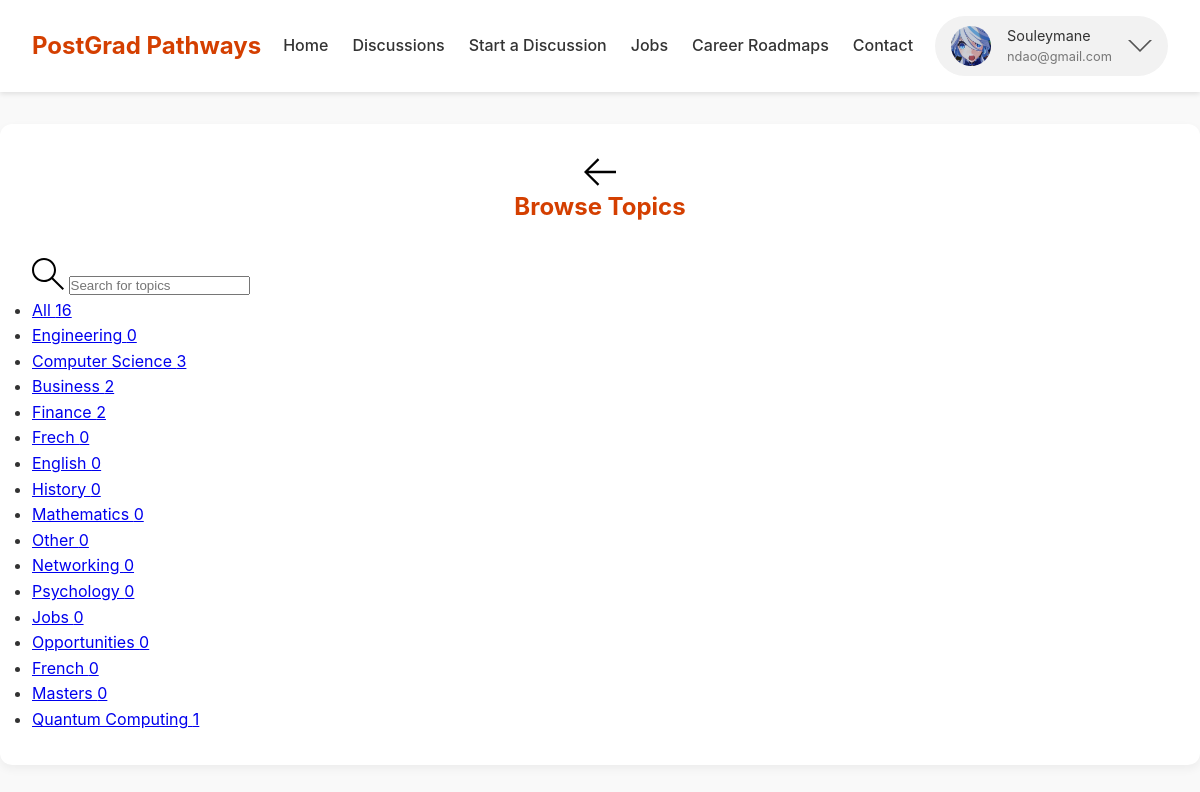
/topics/ (signed in), run on the app's committed database.
### base/models.py (models this page shows, shortened)
class User(AbstractUser):
    name = models.CharField(max_length=200, null=True)
    email = models.EmailField(unique=True, null=True)
    bio = models.TextField(null=True)
    avatar = models.ImageField(null=True, default="avatar.svg")
    USERNAME_FIELD = 'email'
    REQUIRED_FIELDS = []
    objects = CustomUserManager()  # 👈 Add this line

class Topic(models.Model):
    name = models.CharField(max_length=200)

### base/views.py (the view)
# urls.py: path('topics/', views.topicsPage, name="topics"),
def topicsPage(request):
    q = request.GET.get('q') if request.GET.get('q') != None else ''
    topics = Topic.objects.filter(name__icontains=q)
    return render(request, 'base/topics.html', {'topics': topics})

### base/templates/base/topics.html (shortened to what this page needs)
{% extends 'base/main.html' %}
{% block content %}
<main class="create-room layout">
  <div class="container">
    <div class="layout__box">
      <div class="layout__boxHeader">
        <div class="layout__boxTitle">
          <a href="{% url 'home' %}">
            <svg version="1.1" xmlns="http://www.w3.org/2000/svg" width="32" height="32" viewBox="0 0 32 32">
              <title>arrow-left</title>
              <path
                d="M13.723 2.286l-13.723 13.714 13.719 13.714 1.616-1.611-10.96-10.96h27.625v-2.286h-27.625l10.965-10.965-1.616-1.607z">
              </path>
            </svg>
          </a>
          <h3>Browse Topics</h3>
        </div>
      </div>
      <div class="topics-page layout__body">
        <form action="" method="GET" class="header__search">
          <label>
            <input name="q" placeholder="Search for topics" />
          </label>
        </form>
        <ul class="topics__list">
          <li>
            <a href="{% url 'topics' %}" class="active">All <span>{{topics.count}}</span></a>
          </li>
          {% for topic in topics %}
          <li>
            <a href="{% url 'home' %}?q={{topic.name}}">{{ topic.name }} <span>{{topic.room_set.all.count}}</span></a>
          </li>
          {% endfor %}
        </ul>
      </div>
    </div>
  </div>
</main>
{% endblock content %}

### base/templates/base/navbar.html (shortened to what this page needs)
{% load static %}
<header id="navbar">
  <div class="logo">PostGrad Pathways</div>
  <nav>
    <ul>
      <li><a href="{% url 'home' %}">Home</a></li>
      <li><a href="{% url 'rooms' %}">Discussions</a></li>
      <li><a href="{% url 'create-room' %}">Start a Discussion</a></li>
      <li><a href="{% url 'jobs' %}">Jobs</a></li>
      <li><a href="{% url 'career-roadmap-list' %}">Career Roadmaps</a></li>
      <li><a href="#footer">Contact</a></li>
    </ul>
  </nav>
  <div class="header__userContainer">
    {% if request.user.is_authenticated %}
      <div class="header__user" onclick="toggleDropdown()">
        <div class="avatar avatar--medium active">
          <img src="{{ request.user.avatar.url }}" />
        </div>
        <div class="header__userinfo">
          <p>{{ request.user.name|default:request.user.username }}</p>
          <p class="header__email">{{ request.user.email }}</p>
        </div>
        <button class="dropdown-button" type="button">
          <svg xmlns="http://www.w3.org/2000/svg" width="24" height="24" viewBox="0 0 32 32">
            <path d="M16 21l-13-13h-3l16 16 16-16h-3l-13 13z"></path>
          </svg>
        </button>
      </div>
    {% else %}
      <a href="{% url 'login' %}" class="login-button">
        <p>Login</p>
      </a>
    {% endif %}
  </div>
</header>

### static/styles/style.css (style rules this page uses)
* { margin: 0; padding: 0; box-sizing: border-box; }
body { font-family: 'Inter', sans-serif; line-height: 1.6; background: #f9f9f9; color: #333; }
header { position: sticky; top: 0; background: white; display: flex; justify-content: space-between; align-items: center; padding: 1rem 2rem; box-shadow: 0 2px 5px rgba(0,0,0,0.1); z-index: 1000; }
.header__user { display: flex; align-items: center; gap: 1rem; cursor: pointer; position: relative; padding: 0.5rem 1rem; border-radius: 30px; background-color: #f2f2f2; transition: background 0.3s ease; }
.header__userinfo p { margin: 0; font-size: 0.9rem; }
.header__userinfo .header__email { font-size: 0.8rem; color: #777; }
.dropdown-button { background: none; border: none; padding: 0; margin-left: auto; display: flex; align-items: center; cursor: pointer; }
.dropdown-button svg { fill: #555; transition: transform 0.3s; }
.logo { font-weight: bold; font-size: 1.5rem; color: #d43f00; }
nav ul { list-style: none; display: flex; gap: 1.5rem; }
nav a { text-decoration: none; color: #333; font-weight: 500; }
.layout__box { background: white; padding: 2rem; border-radius: 12px; box-shadow: 0 4px 10px rgba(0,0,0,0.05); margin-top: 2rem; }
.layout__boxHeader { margin-bottom: 1rem; }
.layout__boxTitle h3 { font-size: 1.5rem; color: #d43f00; }
.avatar { border-radius: 50%; overflow: hidden; display: inline-block; }
.avatar img { display: block; width: 100%; height: 100%; object-fit: cover; }
.avatar--medium { width: 48px; height: 48px; }
.avatar--medium.active { width: 40px; height: 40px; border-radius: 50%; overflow: hidden; }
.avatar--medium.active img { width: 100%; height: 100%; object-fit: cover; display: block; }
.layout__boxHeader { text-align: center; margin-bottom: 2rem; }

### data on the page
User: user.avatar (picture), user.name "Souleymane", user.email "ndao@gmail.com"
Topic: name "Engineering", room_set.all.count "0"
Topic: name "Computer Science", room_set.all.count "3"
Topic: name "Business", room_set.all.count "2"
Topic: name "Finance", room_set.all.count "2"
Topic: name "Frech", room_set.all.count "0"
Topic: name "English", room_set.all.count "0"
Topic: name "History", room_set.all.count "0"
Topic: name "Mathematics", room_set.all.count "0"
Topic: name "Other", room_set.all.count "0"
Topic: name "Networking", room_set.all.count "0"
Topic: name "Psychology", room_set.all.count "0"
Topic: name "Jobs", room_set.all.count "0"
Topic: name "Opportunities", room_set.all.count "0"
Topic: name "French", room_set.all.count "0"
Topic: name "Masters", room_set.all.count "0"
Topic: name "Quantum Computing", room_set.all.count "1"

### other printed values
{{ topics.count }} "16"
